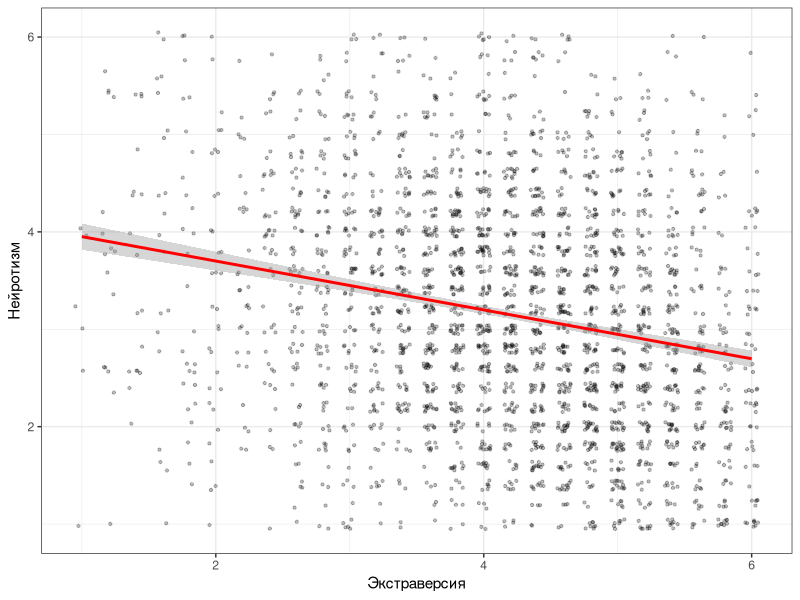
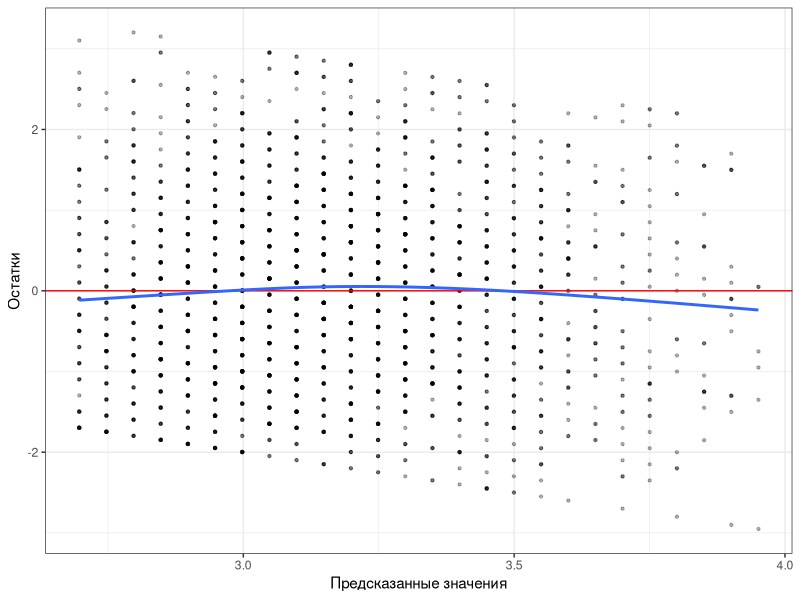
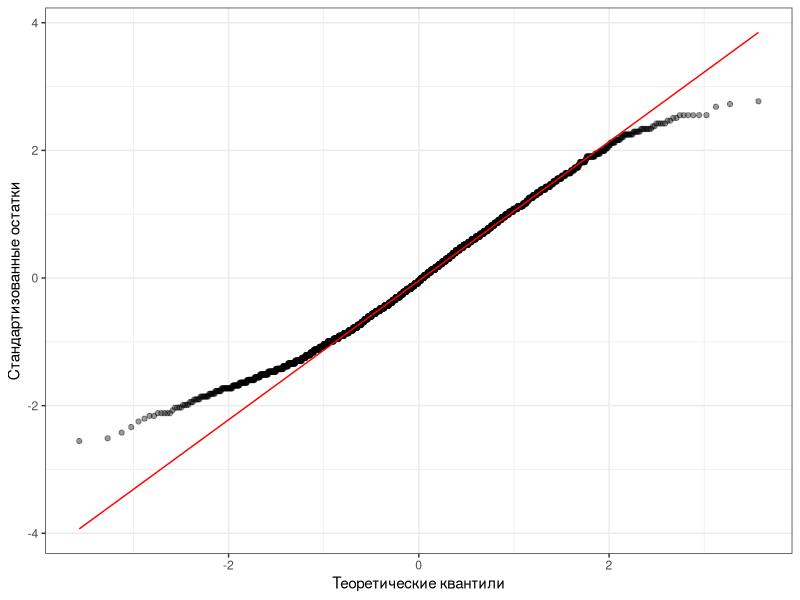
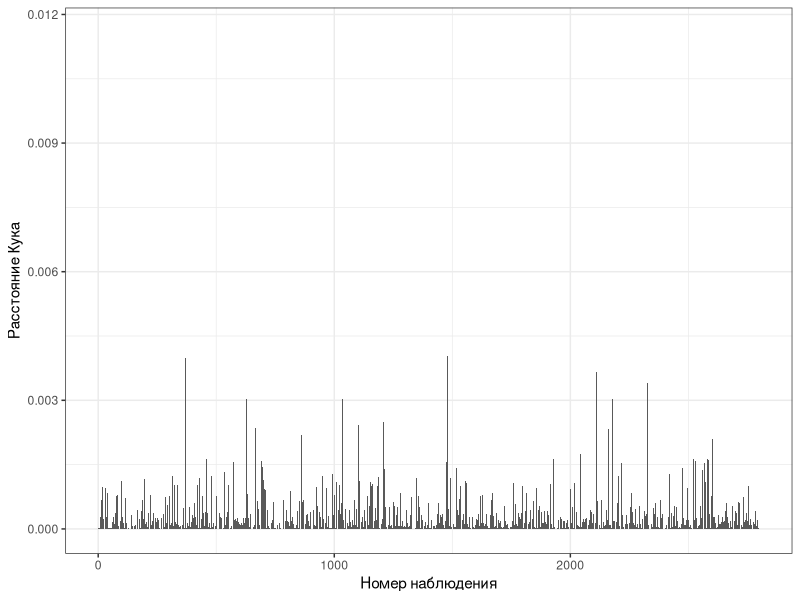
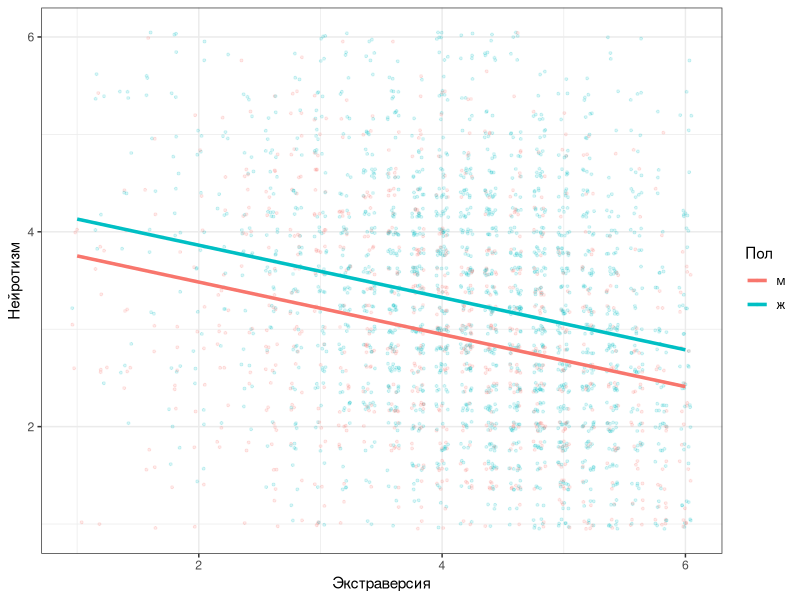

Reproduce these figures in R, in order.
## ---- chunk 1
knitr::opts_chunk$set(echo = TRUE, eval = TRUE, warning = FALSE, message = FALSE, error = FALSE,
                      fig.height = 3.6, fig.width = 6.5)
## ---- chunk 2
library(tidyverse)
theme_set(theme_bw())
## ---- chunk 3
keys <- list(agree = c("-A1", "A2", "A3", "A4", "A5"),
             consc = c("C1", "C2", "C3", "-C4", "-C5"),
             extra = c("-E1", "-E2", "E3", "E4", "E5"),
             neuro = c("N1", "N2", "N3", "N4", "N5"),
             open  = c("O1", "-O2", "O3", "O4", "-O5"))

bfi_scores <- psych::scoreItems(keys, psych::bfi[, 1:25], min = 1, max = 6)$scores |>
  as_tibble() |>
  mutate(age = psych::bfi$age,
         gender = factor(psych::bfi$gender, labels = c("м", "ж")),
         education = psych::bfi$education)
## ---- chunk 4
#| label: fig-scatter-neuro
#| fig-cap: "Связь экстраверсии и нейротизма. Линия --- линия регрессии"
bfi_scores |>
  ggplot(aes(extra, neuro)) +
  geom_jitter(alpha = 0.25, size = 0.8, width = 0.05, height = 0.05) +
  geom_smooth(method = "lm", colour = "red") +
  labs(x = "Экстраверсия", y = "Нейротизм")

cor(bfi_scores$extra, bfi_scores$neuro)
## ---- chunk 5
x <- bfi_scores$extra
y <- bfi_scores$neuro

b1 <- cov(x, y) / var(x)
b0 <- mean(y) - b1 * mean(x)
c(b0 = b0, b1 = b1)
## ---- chunk 6
model1 <- lm(neuro ~ extra, data = bfi_scores)
model1
## ---- chunk 7
summary(model1)
## ---- chunk 8
lm(neuro ~ I(extra - mean(extra)), data = bfi_scores) |> coef()
## ---- chunk 9
y_hat <- fitted(model1)

tss <- sum((y - mean(y))^2)
ess <- sum((y_hat - mean(y))^2)
rss <- sum((y - y_hat)^2)

c(TSS = tss, ESS = ess, RSS = rss, `ESS + RSS` = ess + rss)
## ---- chunk 10
c(R2_model = ess / tss, r_squared = cor(x, y)^2, from_summary = summary(model1)$r.squared)
## ---- chunk 11
n <- nrow(bfi_scores); p <- 1
f_stat <- (ess / p) / (rss / (n - p - 1))
c(F = f_stat, p = pf(f_stat, p, n - p - 1, lower.tail = FALSE))
## ---- chunk 12
c(MSE = mean(residuals(model1)^2),
  RMSE = sqrt(mean(residuals(model1)^2)),
  MAE = mean(abs(residuals(model1))))
## ---- chunk 13
confint(model1)
## ---- chunk 14
broom::tidy(model1, conf.int = TRUE)
broom::glance(model1) |> select(r.squared, adj.r.squared, sigma, statistic, p.value, df, df.residual)
## ---- chunk 15
lm(scale(neuro) ~ scale(extra), data = bfi_scores) |> coef() |> round(3)
## ---- chunk 16
new_people <- tibble(extra = c(2, 4, 5.5))
predict(model1, newdata = new_people)
## ---- chunk 17
predict(model1, newdata = new_people, interval = "confidence") |> round(2)
predict(model1, newdata = new_people, interval = "prediction") |> round(2)
## ---- chunk 18
diag_data <- broom::augment(model1)
diag_data |> select(neuro, extra, .fitted, .resid, .hat, .cooksd) |> head()
## ---- chunk 19
#| label: fig-diag-resid
#| fig-cap: "Остатки против предсказанных значений"
#| fig-height: 3.2
diag_data |>
  ggplot(aes(.fitted, .resid)) +
  geom_point(alpha = 0.3, size = 0.8) +
  geom_hline(yintercept = 0, colour = "red") +
  geom_smooth(se = FALSE) +
  labs(x = "Предсказанные значения", y = "Остатки")
## ---- chunk 20
#| label: fig-diag-qq
#| fig-cap: "Q--Q график остатков"
#| fig-height: 3.2
diag_data |>
  ggplot(aes(sample = .std.resid)) +
  stat_qq(alpha = 0.4) +
  stat_qq_line(colour = "red") +
  labs(x = "Теоретические квантили", y = "Стандартизованные остатки")
## ---- chunk 21
#| label: fig-diag-cook
#| fig-cap: "Расстояние Кука для наблюдений"
#| fig-height: 3
diag_data |>
  mutate(i = row_number()) |>
  ggplot(aes(i, .cooksd)) +
  geom_col(width = 1) +
  labs(x = "Номер наблюдения", y = "Расстояние Кука")

max(diag_data$.cooksd)
## ---- chunk 22
model2 <- lm(neuro ~ extra + consc + age, data = bfi_scores)
summary(model2)
## ---- chunk 23
anova(model1, model2)
## ---- chunk 24
bind_rows(
  broom::glance(model1) |> mutate(model = "neuro ~ extra"),
  broom::glance(model2) |> mutate(model = "neuro ~ extra + consc + age")
) |> select(model, r.squared, adj.r.squared, AIC, BIC)
## ---- chunk 25
set.seed(2026)
mc <- tibble(x1 = rnorm(200),
             x2 = x1 + rnorm(200, sd = 0.15),    # r(x1, x2) ~ 0.99
             y = x1 + rnorm(200))

cor(mc$x1, mc$x2)
summary(lm(y ~ x1, mc))$coef[, 1:2]
summary(lm(y ~ x1 + x2, mc))$coef[, 1:2]
## ---- chunk 26
car::vif(lm(y ~ x1 + x2, mc))
car::vif(model2)
## ---- chunk 27
model_g <- lm(neuro ~ gender, data = bfi_scores)
summary(model_g)$coefficients
bfi_scores |> summarise(mean = mean(neuro), .by = gender)
## ---- chunk 28
t.test(neuro ~ gender, data = bfi_scores, var.equal = TRUE)$statistic
summary(model_g)$coefficients["genderж", "t value"]
## ---- chunk 29
model3 <- lm(neuro ~ extra + gender, data = bfi_scores)
summary(model3)$coefficients |> round(3)
## ---- chunk 30
#| label: fig-parallel
#| fig-cap: "Параллельные линии регрессии для мужчин и женщин (модель без взаимодействия)"
bfi_scores |>
  mutate(pred = predict(model3)) |>
  ggplot(aes(extra, neuro, colour = gender)) +
  geom_jitter(alpha = 0.15, size = 0.7, width = 0.05, height = 0.05) +
  geom_line(aes(y = pred), linewidth = 1.2) +
  labs(x = "Экстраверсия", y = "Нейротизм", colour = "Пол")
